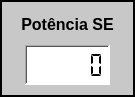
  <widget class="QFrame" name="frame_medidorSE">
   <property name="geometry">
    <rect>
     <x>1257</x>
     <y>360</y>
     <width>135</width>
     <height>97</height>
    </rect>
   </property>
   <property name="styleSheet">
    <string notr="true">background-color: rgba(200, 200, 200);</string>
   </property>
   <property name="frameShape">
    <enum>QFrame::Box</enum>
   </property>
   <property name="frameShadow">
    <enum>QFrame::Plain</enum>
   </property>
   <property name="lineWidth">
    <number>2</number>
   </property>
   <widget class="QWidget" name="layoutWidget_19">
    <property name="geometry">
     <rect>
      <x>2</x>
      <y>3</y>
      <width>131</width>
      <height>91</height>
     </rect>
    </property>
    <layout class="QVBoxLayout" name="verticalLayout_medidorSE">
     <property name="spacing">
      <number>0</number>
     </property>
     <item>
      <widget class="QLabel" name="label_medidorSE">
       <property name="sizePolicy">
        <sizepolicy hsizetype="Minimum" vsizetype="Minimum">
         <horstretch>0</horstretch>
         <verstretch>0</verstretch>
        </sizepolicy>
       </property>
       <property name="minimumSize">
        <size>
         <width>100</width>
         <height>0</height>
        </size>
       </property>
       <property name="maximumSize">
        <size>
         <width>16777215</width>
         <height>28</height>
        </size>
       </property>
       <property name="font">
        <font>
         <pointsize>12</pointsize>
         <weight>75</weight>
         <bold>true</bold>
         <underline>false</underline>
        </font>
       </property>
       <property name="text">
        <string>Potência SE</string>
       </property>
       <property name="alignment">
        <set>Qt::AlignCenter</set>
       </property>
      </widget>
     </item>
     <item alignment="Qt::AlignHCenter">
      <widget class="QLCDNumber" name="lcdNumber_medidorSE">
       <property name="sizePolicy">
        <sizepolicy hsizetype="Fixed" vsizetype="Fixed">
         <horstretch>64</horstretch>
         <verstretch>31</verstretch>
        </sizepolicy>
       </property>
       <property name="minimumSize">
        <size>
         <width>85</width>
         <height>40</height>
        </size>
       </property>
       <property name="font">
        <font>
         <weight>50</weight>
         <bold>false</bold>
        </font>
       </property>
       <property name="autoFillBackground">
        <bool>false</bool>
       </property>
       <property name="styleSheet">
        <string notr="true">background-color: rgb(255, 255, 255);</string>
       </property>
       <property name="frameShape">
        <enum>QFrame::WinPanel</enum>
       </property>
       <property name="frameShadow">
        <enum>QFrame::Sunken</enum>
       </property>
       <property name="smallDecimalPoint">
        <bool>true</bool>
       </property>
       <property name="digitCount">
        <number>5</number>
       </property>
       <property name="segmentStyle">
        <enum>QLCDNumber::Flat</enum>
       </property>
       <property name="value" stdset="0">
        <double>0.000000000000000</double>
       </property>
      </widget>
     </item>
    </layout>
   </widget>
  </widget>
